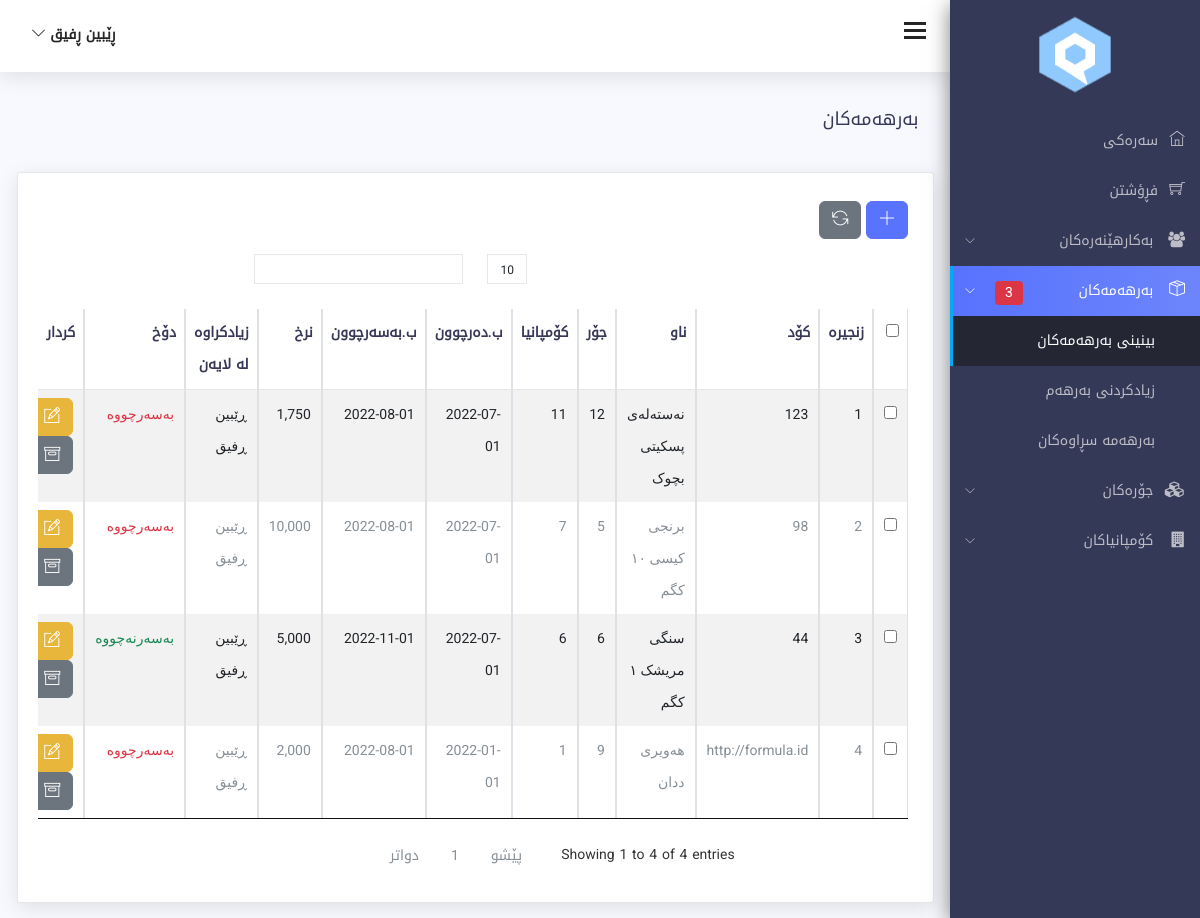
Before: /products.php (signed in) with the older database file.
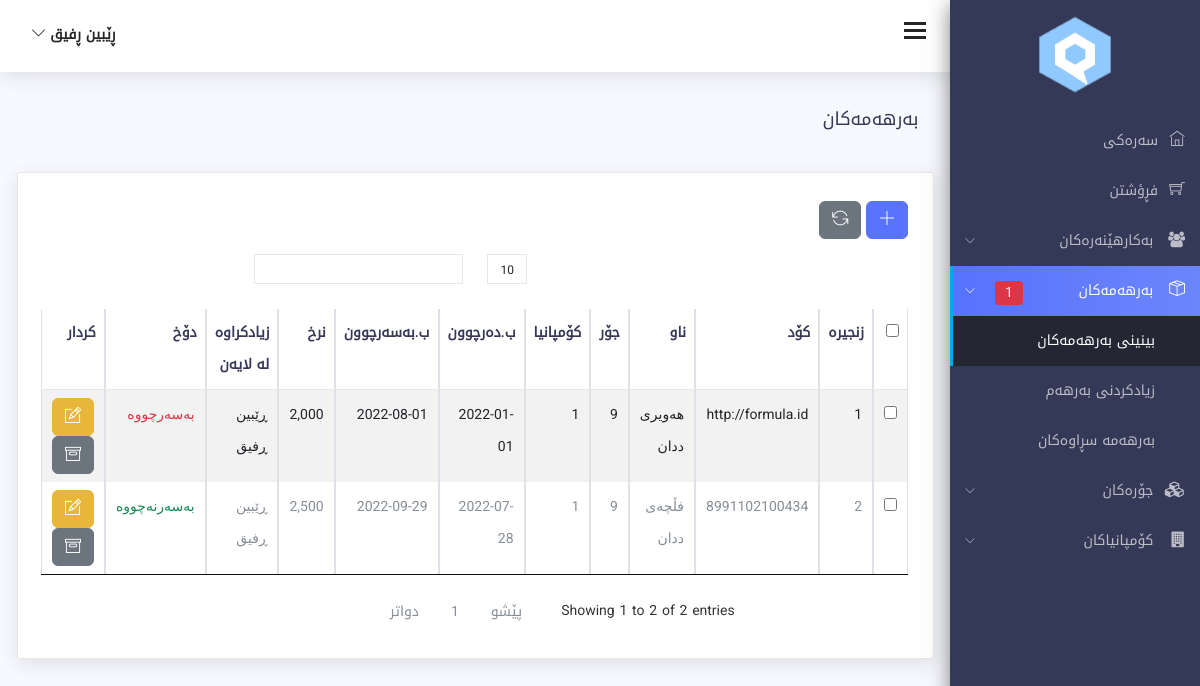
After: the same page with the newer database file.
### tables this page shows
CREATE TABLE `users` (
  `id` int(11) NOT NULL,
  `first_name` varchar(255) NOT NULL,
  `last_name` varchar(255) NOT NULL,
  `email` varchar(255) NOT NULL,
  `password` varchar(255) NOT NULL,
  `role` int(11) NOT NULL DEFAULT 2 COMMENT '1 super admin\r\n2 admin\r\n3 cashier',
  `phone` varchar(255) NOT NULL,
  `recycle` int(11) DEFAULT 0,
  `addedby` varchar(255) NOT NULL,
  `image` varchar(255) NOT NULL,
  `type_image` varchar(255) NOT NULL,
  `tmp_image` varchar(255) NOT NULL,
  `size_image` varchar(255) NOT NULL,
  `created_at` datetime NOT NULL,
  `updated_at` datetime NOT NULL
);

CREATE TABLE `products` (
  `id` int(11) NOT NULL,
  `code` varchar(255) NOT NULL,
  `name` varchar(255) NOT NULL,
  `category` int(11) NOT NULL,
  `price` decimal(10,0) NOT NULL,
  `quantity` int(11) NOT NULL,
  `company` int(11) NOT NULL,
  `description` text NOT NULL,
  `manufacture_date` date NOT NULL,
  `expire_date` date NOT NULL,
  `recycle` int(11) NOT NULL DEFAULT 0,
  `addedby` varchar(255) NOT NULL,
  `created_at` datetime NOT NULL,
  `updated_at` datetime NOT NULL
);

### class/database.php (called while the page is built, shortened)
<?php
class Database{
public $connection;
public function open_db_connection(){
    $this->connection=new mysqli(DB_HOST,DB_USER,DB_PASSWORD,DB_NAME);
}
public function query($sql){
    $result=$this->connection->query($sql);
    return $result;
}
}
$db = new Database();
?>

### class/product.php (called while the page is built, shortened)
<?php
class Product extends Db_Object{
    protected static $db_table="products";
    public static function count_expire_product(){
        global $db;
        $sql="SELECT COUNT(*) FROM ".static::$db_table." WHERE expire_date <= NOW() AND recycle=0";
        $result=$db->query($sql);
        $row=mysqli_fetch_array($result);
        return array_shift($row);
    }
}
?>

### class/db_object.php (called while the page is built, shortened)
<?php
class Db_Object{
public static function find_all(){
    return static::find_by_query("SELECT * FROM ".static::$db_table." ");
}
public static function find_by_id($id){
    $the_result_array=static::find_by_query("SELECT * FROM ".static::$db_table." WHERE id='$id' LIMIT 1");
    return !empty($the_result_array) ? array_shift($the_result_array) : false;
}
public static function find_by_query($sql){
    global $db;
    $result_set=$db->query($sql);
    $the_object_array=array();
    while($row=mysqli_fetch_array($result_set)){
        $the_object_array[]=static::instantation($row);
    }
    return $the_object_array;
}
public static function instantation($the_record){
    $the_object=new $calling_class;
    foreach($the_record as $the_attribute => $value){
        if($the_object->has_the_attribute($the_attribute)){
            $the_object->$the_attribute=$value;
        }
    }
    return $the_object;
}
private function has_the_attribute($the_attribute){
    $the_properties=get_object_vars($this);
    return array_key_exists($the_attribute,$the_properties);
}
}
?>

### products.php (the view, shortened to what this page needs)
<?php include 'includes/header.php'; ?>
<?php include 'includes/sidebar.php'; ?>
<?php include 'includes/top_header.php'; ?>
<div class="content-wrap">
        <div class="main">
            <div class="container-fluid">
                <div class="row">
                    <div class="col-lg-8 p-r-0 title-margin-right">
                        <div class="page-header">
                            <div class="page-title">
                                <h1>بەرهەمەکان</h1>
                            </div>
                        </div>
                    </div>
                </div>
                <section id="main-content">
                    <div class="row">
                        <div class="col-lg-12">
                            <div class="card">
                                <div class="bootstrap-data-table-panel">
                                    <div class="table-responsive">
                                        <div class="row">
                                            <div class="col-lg-3">
                                                <a href="add_product.php" class="btn btn-primary" title="زیادکردنی بەرهەم"><i class="ti-plus"></i></a>
                                                <button type="button" onclick="multiRecycleProduct()" title="ناردنی بۆ بەشی سڕاوەکان" class="btn btn-secondary"><i class="ti-reload"></i></button>
                                            </div>
                                        </div>
                                        <table class="table table-striped table-bordered" id="bootstrap-data-table">
                                            <thead>
                                                <tr>
                                                    <th>
                                                    <input type="checkbox" id="checkall">
                                                    </th>
                                                    <th>زنجیرە</th>
                                                    <th>کۆد</th>
                                                    <th>ناو</th>
                                                    <th>جۆر</th>
                                                    <th>کۆمپانیا</th>
                                                    <th>ب.دەرچوون</th>
                                                    <th>ب.بەسەرچوون</th>
                                                    <th>نرخ</th>
                                                    <th>زیادکراوە لە لایەن</th>
                                                    <th> دۆخ </th>
                                                    <th>کردار</th>
                                                </tr>
                                            </thead>
                                            <tbody>
                                                <?php
                                                $products = Product::find_all();
                                                $a=1;
                                                foreach($products as $product){
                                                    if($product->recycle==0){
                                                ?>
                                                <tr id="tr_product_<?php echo $product->id; ?>">
                                                    <td>
                                                        <input type="checkbox"
                                                        id="sel"
                                                        class="checkitem"
                                                        name="sel[]"
                                                        value="<?php
                                                        echo $product->id; ?>">
                                                    </td>
                                                    <td><?php echo $a++; ?></td>
                                                    <td><?php echo htmlentities($product->code,ENT_QUOTES,'UTF-8'); ?></td>
                                                    <td><?php echo htmlentities($product->name,ENT_QUOTES,'UTF-8'); ?></td>
                                                    <td><?php echo htmlentities($product->category,ENT_QUOTES,'UTF-8'); ?></td>
                                                    <td><?php echo htmlentities($product->company,ENT_QUOTES,'UTF-8'); ?></td>
                                                    <td><?php echo htmlentities($product->manufacture_date,ENT_QUOTES,'UTF-8'); ?></td>
                                                    <td><?php echo htmlentities($product->expire_date,ENT_QUOTES,'UTF-8'); ?></td>
                                                    <td><?php echo htmlentities(number_format($product->price,0),ENT_QUOTES,'UTF-8'); ?></td>
                                                    <td><?php
                                                        $addedby=User::find_by_id($product->addedby);
                                                        echo htmlentities($addedby->first_name.' '.$addedby->last_name,ENT_QUOTES,'UTF-8');
                                                    ?></td>
                                                    <td>
                                                        <?php
                                                            $tody=date('Y-m-d');
                                                            $expire_date=date('Y-m-d',strtotime($product->expire_date));
                                                            if($tody>=$expire_date){
                                                                echo '<span class="text-danger">بەسەرچووە</span>';
                                                            }else{
                                                                echo '<span class="text-success">بەسەرنەچووە</span>';
                                                            }
                                                        ?>
                                                    </td>
                                                    <td>
                                                        <button type="button" onclick="productUpdate(<?php echo $product->id; ?>)" class="btn btn-warning" title="دەستکاریکردن">
                                                            <span class="ti-pencil-alt"></span>
                                                        </button>
                                                        <button type="button"  class="btn btn-secondary " onclick="productRecycle(<?php echo $product->id; ?>)"
                                                        title="ناردنی بۆ بەشی سڕاوەکان">
                                                            <span class="ti-archive"></span>
                                                        </button>
                                                    </td>
                                                </tr>
                                                <?php } } ?>
                                            </tbody>
                                        </table>
                                    </div>
                                </div>
                            </div>
                        </div>
                    </div>
                </div>
                </div>
                </div>
<?php include('includes/footer.php'); ?>

### includes/header.php (shortened to what this page needs)
<!DOCTYPE html>
<html lang="ar" class="rtl" dir="rtl">
<head>
    <link href="assets/css/lib/data-table/dataTables.bootstrap.min.css" rel="stylesheet" />
    <link href="assets/css/lib/font-awesome.min.css" rel="stylesheet">
    <link href="assets/css/lib/themify-icons.css" rel="stylesheet">
    <link href="assets/css/lib/menubar/sidebar.css" rel="stylesheet">
    <link href="assets/css/lib/bootstrap.rtl.min.css" rel="stylesheet">
    <link href="assets/css/style.css" rel="stylesheet"></head>
<body>

### includes/sidebar.php (shortened to what this page needs)
	<div class="sidebar sidebar-hide-to-small sidebar-shrink sidebar-gestures">
	<div class="nano">
	<div class="nano-content">
	<ul>
	<div class="logo"><a href="index.php">
			<img src="assets/images/logo.png" alt="" /></a></div>
			<li><a href="index.php"><i class="ti-home"></i>سەرەکی</a></li>
			<li><a href="sale.php"><i class="ti-shopping-cart"></i>فڕؤشتن</a></li>
	<li><a class="sidebar-sub-toggle"><i class="fa fa-users" aria-hidden="true"></i> بەکارهێنەرەکان <span
				class="sidebar-collapse-icon ti-angle-down"></span></a>
	</li>
	<li><a class="sidebar-sub-toggle"><i class="ti-package"></i> بەرهەمەکان
	<?php
	$product =Product::count_expire_product();
	if($product>0){
		echo '<span class="badge badge-danger">'.$product.'</span>';
	}else{
		echo '';
	}
?>
	<span class="sidebar-collapse-icon ti-angle-down"></span>
	</a>
		<ul>
			<li><a href="products.php">بینینی بەرهەمەکان</a></li>
			<li><a href="add_product.php">زیادکردنی بەرهەم</a></li>
			<li><a href="product_recycle.php">بەرهەمە سڕاوەکان</a></li>
		</ul>
	</li>
	<li><a class="sidebar-sub-toggle"><i class="fa fa-cubes" aria-hidden="true"></i> جۆرەکان <span
				class="sidebar-collapse-icon ti-angle-down"></span></a>
	</li>
	<li><a class="sidebar-sub-toggle"><i class="fa fa-building" aria-hidden="true"></i> کۆمپانیاکان <span
				class="sidebar-collapse-icon ti-angle-down"></span></a>
	</li>
	</ul>
	</div>
	</div>
</div>

### includes/top_header.php (shortened to what this page needs)
<div class="header">
    <div class="container-fluid">
        <div class="row">
            <div class="col-lg-12">
                <div class="float-start">
                    <div class="hamburger sidebar-toggle">
                        <span class="line"></span>
                        <span class="line"></span>
                        <span class="line"></span>
                    </div>
                </div>
                <div class="float-end">
                    <div class="dropdown dib">
                        <div class="header-icon" data-toggle="dropdown">
                            <span class="user-avatar">
                                <?php
                                $user=User::find_by_id($_SESSION['user_id']);
                                echo $user->first_name . " " . $user->last_name;
                                ?>
                                <i class="ti-angle-down f-s-10"></i>
                            </span>
                        </div>
                        </div>
                </div>
            </div>
        </div>
    </div>
</div>

### includes/footer.php (shortened to what this page needs)
</body>
</html>

Changed rows visible on the page:
removed products: code "123", name "نەستەلەی پسکیتی بچوک", category "12", company "11", manufacture_date "2022-07-01", expire_date "2022-08-01", price "1,750", $addedby->first_name.' '.$addedby->last_name "ڕێبین ڕفیق", shows "بەسەرچووە"
removed products: code "98", name "برنجی کیسی ١٠ کگم", category "5", company "7", manufacture_date "2022-07-01", expire_date "2022-08-01", price "10,000", $addedby->first_name.' '.$addedby->last_name "ڕێبین ڕفیق", shows "بەسەرچووە"
removed products: code "44", name "سنگی مریشک ١ کگم", category "6", company "6", manufacture_date "2022-07-01", expire_date "2022-11-01", price "5,000", $addedby->first_name.' '.$addedby->last_name "ڕێبین ڕفیق", shows "بەسەرنەچووە"
added products: code "8991102100434", name "فڵچەی ددان", category "9", company "1", manufacture_date "2022-07-28", expire_date "2022-09-29", price "2,500", $addedby->first_name.' '.$addedby->last_name "ڕێبین ڕفیق", shows "بەسەرنەچووە"
Other visible differences:
$product: "3" → "1"
text written by a page script: "Showing 1 to 4 of 4 entries پێشو 1 دواتر" → "Showing 1 to 2 of 2 entries پێشو 1 دواتر"
